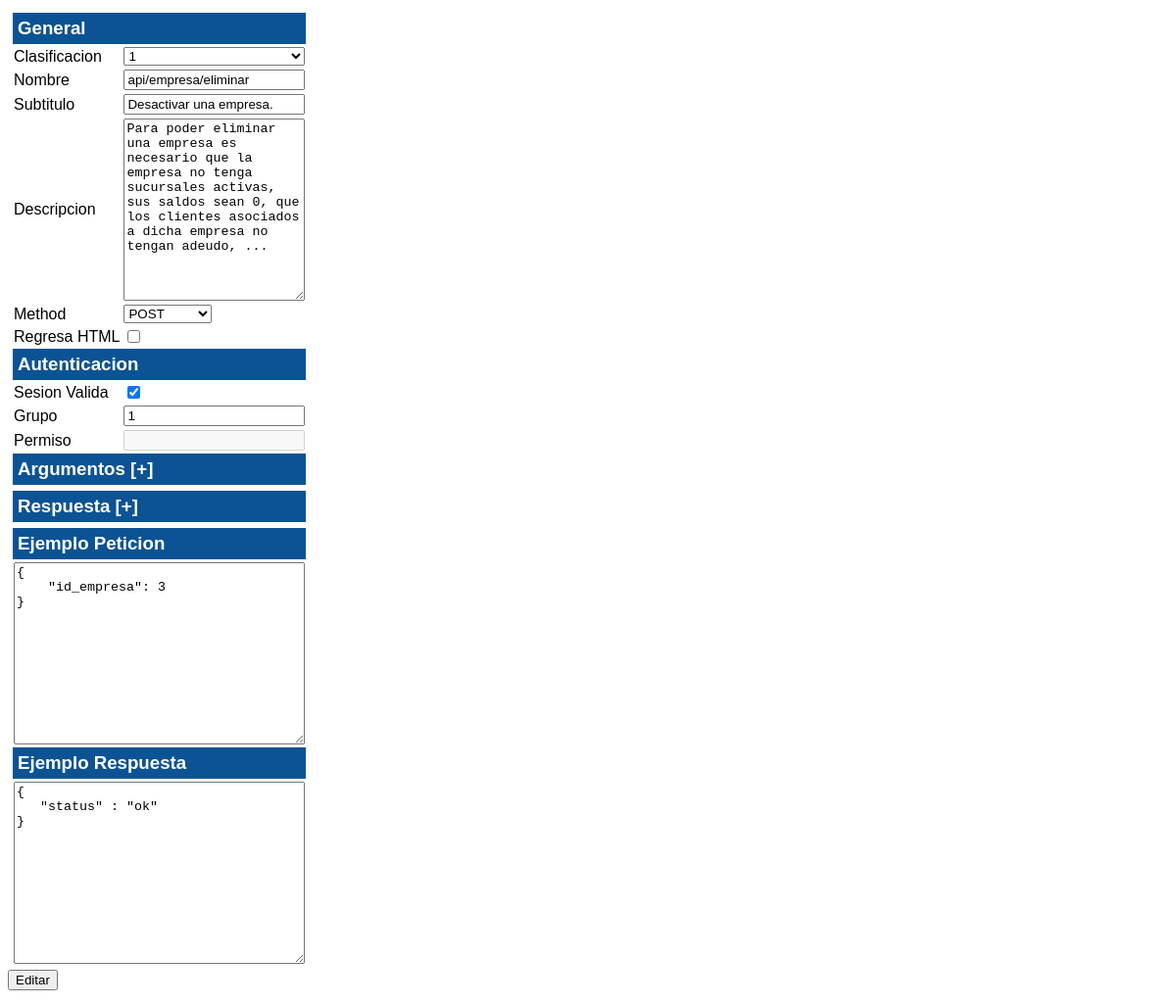
Screenshot of /apigen/edit_method.php?m=21 with the database file from the repository.
### tables this page shows
CREATE TABLE IF NOT EXISTS `metodo` (
  `id_metodo` int(11) NOT NULL AUTO_INCREMENT,
  `id_clasificacion` int(11) NOT NULL,
  `nombre` varchar(100) NOT NULL,
  `tipo` varchar(10) NOT NULL,
  `sesion_valida` tinyint(1) NOT NULL,
  `grupo` int(11) NOT NULL,
  `ejemplo_peticion` text NOT NULL,
  `ejemplo_respuesta` text NOT NULL,
  `descripcion` text NOT NULL,
  `subtitulo` varchar(100) NOT NULL,
  `regresa_html` tinyint(1) NOT NULL,
  PRIMARY KEY (`id_metodo`),
  KEY `id_clasificacion` (`id_clasificacion`)
);

### www/apigen/edit_method.php (the view, shortened to what this page needs)
<?php
   	$mid = $_GET["m"];
?><html>
<head>
	<link rel="stylesheet" type="text/css" href="../media/final_api.css">
</head>
<body>
<?php
	$info_metodo="select * from metodo where id_metodo=".$mid;
	$r=mysql_query($info_metodo) or die(mysql_error());
	$info_metodo=mysql_fetch_row($r) or die(mysql_error());
	?>
<form id="form_insercion" method="POST" action="negocios_editar.php">
	<table border=0>
		<tr >
			<td valign=top>
				     <table border=0 width=100%>
				     	<tr>
				     		<td colspan="2" style="background-color:#0B5394; padding: 5px;"><h3 style="color: white;">General</h3></td>
				     	</tr>
						<tr>
				     		<td>Clasificacion</td>
				     		<td>
								<select name="clasificacion_metodo" style="width:100%" >
									<?php
										$sql="select * from clasificacion";
										$result=mysql_query($sql);
										while($row=mysql_fetch_row($result))
										{
											if($row[0]==(int)$info_metodo[1])
												echo
											'
												<option value="'.$row[0].'" selected>'.$row[1].'</option>
											';
											else
											echo
											'
												<option value="'.$row[0].'">'.$row[1].'</option>
											';
										}
									?>
								</select>
				     		</td>
				     	</tr>
				     	<tr>
				     		<td>Nombre</td>
				     		<td>
								<input type="text" name="nombre_metodo" id="n_metodo" style="width:100%" value="<?php echo $info_metodo[2];?>" onKeyUp="m.nombre = this.value; m.render()">
				     		</td>
				     	</tr>
						<tr>
				     		<td>Subtitulo</td>
				     		<td>
								<input type="text" name="subtitulo" id="sub_metodo" style="width:100%" value="<?php echo $info_metodo[9];?>" onKeyUp="m.subtitulo = this.value; m.render()">
				     		</td>
				     	</tr>
				     	<tr>
				     		<td>Descripcion</td>
				     		<td>
								<textarea
									rows=12
									name="descripcion_metodo"
									id="desc_metodo"
									style="width:100%"
									onKeyUp="m.desc = this.value; m.render()"><?php
										echo str_replace("<br>","\n", $info_metodo[8])
									?></textarea>
				     		</td>
				     	</tr>
				     	<tr>
				     		<td>Method</td>
				     		<td>
				     		<select name="tipo_metodo" id="http_metodo" onChange="m.http = this.value; m.render()">
							<?php
								if($info_metodo[3]=="POST")
								echo '<option value="POST" selected>POST</option> ';
								else
								echo '<option value="POST">POST</option> ';
							?>
							</select>
							</td>
				     	</tr>
						<tr>
							<td>Regresa HTML</td>
							<td><input type="checkbox" name="regresa_html" value="false" <?php if($info_metodo[10]) echo "checked"?> id="html_metodo" onChange="m.html = !m.html; m.render()"></td>
						</tr>
				     	<tr>
				     		<td colspan="2" style="background-color:#0B5394; padding: 5px;"><h3 style="color: white;">Autenticacion</h3></td>
				     	</tr>
				     	<tr><td >Sesion Valida</td>
				     	<td ><input type="checkbox" name="sesion_valida" value="true" <?php if($info_metodo[4]) echo "checked"?> id="auth_session_metodo" onChange="m.auth.sesion = !m.auth.sesion; m.render()"> </td>
				     	</tr>
				     	<tr><td >Grupo</td>
				     	<td ><input type="text" name="grupo" value="<?php echo $info_metodo[5];?>" id="auth_grupo_metodo" onKeyUp="m.auth.grupo = this.value; m.render()"></td>
				     	</tr>
				     	<tr><td >Permiso</td>
				     	<td ><input type="text" disabled ></td>
				     	</tr>
				     	<tr>
				     		<td colspan="2" style="background-color:#0B5394; padding: 5px;">
								<h3 style="color: white;">Argumentos <a onClick='addParam()' style="color: white;">[+]</a></h3></td>
				     	</tr>
						<tr>
				     		<td colspan="2">
				     		</td>
				     	</tr>
				     	<tr>
				     		<td colspan="2" style="background-color:#0B5394; padding: 5px;"><h3 style="color: white;">Respuesta <a onClick='addResponse()' style="color: white;">[+]</a></h3></td>
				     	</tr>
				     	<tr>
							<td colspan="2">
				     		</td>
				     	</tr>
				     	<tr>
				     		<td colspan="2" style="background-color:#0B5394; padding: 5px;"><h3 style="color: white;">Ejemplo Peticion</h3></td>
				     	</tr>
				     	<tr>
				     		<td colspan="2">
								<textarea
								rows=12
								style="width:100%;<?php
								?>"
								name="ejemplo_peticion"
								id="entrada_metodo"
								onKeyUp="m.entrada = this.value; m.render();"><?php echo $info_metodo[6];?></textarea>
							</td>
				     	</tr>
				     	<tr>
				     		<td colspan="2" style="background-color:#0B5394; padding: 5px;"><h3 style="color: white;">Ejemplo Respuesta</h3></td>
				     	</tr>
				     	<tr>
				     		<td colspan="2">
								<textarea
								 rows=12
								 style="width:100%; <?php
								?>"
								 name="ejemplo_respuesta"
								 id="salida_metodo"
								 onKeyUp="m.salida = this.value; m.render()"><?php echo $info_metodo[7];?></textarea></td>
				     	</tr>
				     </table>
			</td>
		</tr>
	</table>
	<input type=submit value="Editar">
</form>
</body>
</html>

### www/media/final_api.css (style rules this page uses)
body { color:#000000;font-size:11pt;font-family:Arial }
h3 { color:#000000;font-size:14pt;font-family:Arial;font-weight:bold; margin: 0px; }

### rows the page displays
metodo: nombre_metodo "api/empresa/eliminar", subtitulo "Desactivar una empresa.", descripcion_metodo "Para poder eliminar una empresa es necesario que la empresa no tenga sucursales activas, sus saldos sean 0, que los clientes asociados a dicha empresa no tengan adeudo, ...", tipo_metodo "POST", sesion_valida "☑", grupo "1", ejemplo_peticion "{ \"id_empresa\": 3 }", ejemplo_respuesta "{ \"status\" : \"ok\" }"

### other values shown
form field clasificacion_metodo "1"
